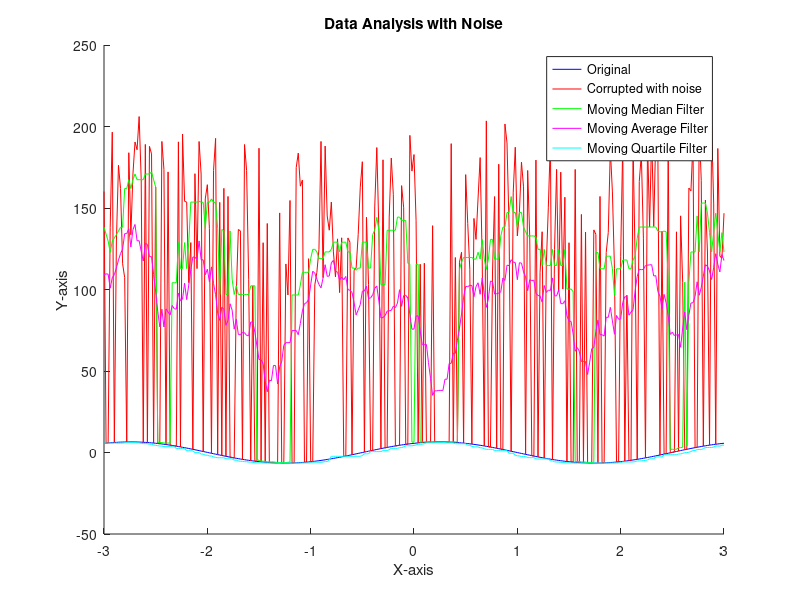

MATLAB code to generate this figure:
x = [-3:0.02:3];
y = 6.5*sin(2.1*x + pi/3);

z = y;

fraction = 0.6;
n = length(y);
num_points = round(n*fraction);

%using randperm to select a fraction
indices = randperm(n, num_points);
y_fraction = y(indices);

a = 100; b = 200;
r_noise = a + (b-a).*rand(1, num_points);

z(indices) = z(indices) + r_noise;

y_median = zeros(size(z));
y_average = zeros(size(z));
y_quartile = zeros(size(z));

for i = 1:n 
    start = max(1, i-8);
    finish = min(n, i+8);
    
    Ni = z(start:finish);
    %moving median filtering
    y_median(i) = median(Ni);

    %moving median filtering
    y_average(i) = mean(Ni);
    
    %moving quartile filtering
    y_quartile(i) = prctile(Ni, 5);
end

figure;
hold on;
plot(x, y, 'b');
plot(x, z, 'r');
plot(x, y_median, 'g');
plot(x, y_average, 'm');
plot(x, y_quartile, 'c');
xlabel('X-axis');
ylabel('Y-axis');
legend('Original', 'Corrupted with noise', 'Moving Median Filter', 'Moving Average Filter', 'Moving Quartile Filter');
title('Data Analysis with Noise');
hold off;

denominator = sum(y.^2);
rmse_median = sum((y - y_median).^2)/denominator;
rmse_average = sum((y - y_average).^2)/denominator;
rmse_quartile = sum((y - y_quartile).^2)/denominator;

fprintf('RMSE: median = %f, average = %f, quartile = %f', rmse_median, rmse_average, rmse_quartile)